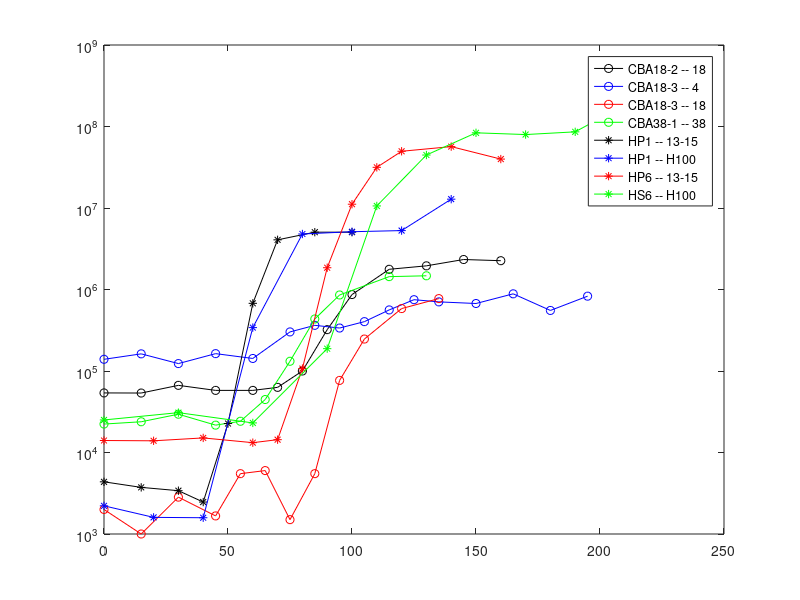

This chart was generated by the following MATLAB code:
clear all;
clc;



load('./CBA18-2_18.mat');
plot(time_free_phages,mean(free_phages,2),'-ko'); hold on;set(gca, 'YScale', 'log');

load('./CBA18-3_4.mat');
plot(time_free_phages,mean(free_phages,2),'-bo');

load('./CBA18-3_18.mat');
plot(time_free_phages,mean(free_phages,2),'-ro');

load('./CBA38-1_38.mat');
plot(time_free_phages,mean(free_phages,2),'-go');

load('./HP1_13-15.mat');
plot(time_free_phages,mean(free_phages,2), '-k*');

load('./HP1_H100.mat');
plot(time_free_phages,mean(free_phages,2),'-b*');

load('./HS6_13-15.mat');
plot(time_free_phages,mean(free_phages,2),'-r*');

load('./HS6_H100.mat');
plot(time_free_phages,mean(free_phages,2),'-g*');

legend('CBA18-2 -- 18','CBA18-3 -- 4','CBA18-3 -- 18','CBA38-1 -- 38','HP1 -- 13-15','HP1 -- H100','HP6 -- 13-15','HS6 -- H100'); 